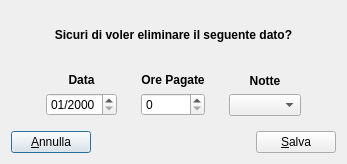
<?xml version="1.0" encoding="UTF-8"?>
<ui version="4.0">
 <class>InsertDBValues</class>
 <widget class="QDialog" name="InsertDBValues">
  <property name="geometry">
   <rect>
    <x>0</x>
    <y>0</y>
    <width>347</width>
    <height>164</height>
   </rect>
  </property>
  <property name="windowTitle">
   <string>Dialog</string>
  </property>
  <layout class="QVBoxLayout" name="verticalLayout_4">
   <item>
    <widget class="QLabel" name="msgLabel">
     <property name="font">
      <font>
       <weight>75</weight>
       <bold>true</bold>
      </font>
     </property>
     <property name="text">
      <string>Sicuri di voler eliminare il seguente dato?</string>
     </property>
     <property name="alignment">
      <set>Qt::AlignCenter</set>
     </property>
    </widget>
   </item>
   <item>
    <layout class="QHBoxLayout" name="horizontalLayout_2">
     <item>
      <spacer name="horizontalSpacer_2">
       <property name="orientation">
        <enum>Qt::Horizontal</enum>
       </property>
       <property name="sizeHint" stdset="0">
        <size>
         <width>40</width>
         <height>20</height>
        </size>
       </property>
      </spacer>
     </item>
     <item>
      <widget class="QWidget" name="dataWidget" native="true">
       <layout class="QVBoxLayout" name="verticalLayout">
        <item>
         <widget class="QLabel" name="label">
          <property name="font">
           <font>
            <weight>75</weight>
            <bold>true</bold>
           </font>
          </property>
          <property name="text">
           <string>Data</string>
          </property>
          <property name="alignment">
           <set>Qt::AlignCenter</set>
          </property>
         </widget>
        </item>
        <item>
         <widget class="QDateEdit" name="dateEdit">
          <property name="displayFormat">
           <string>MM/yyyy</string>
          </property>
         </widget>
        </item>
       </layout>
      </widget>
     </item>
     <item>
      <widget class="QWidget" name="oreWidget" native="true">
       <layout class="QVBoxLayout" name="verticalLayout_2">
        <item>
         <widget class="QLabel" name="label_2">
          <property name="font">
           <font>
            <weight>75</weight>
            <bold>true</bold>
           </font>
          </property>
          <property name="text">
           <string>Ore Pagate</string>
          </property>
          <property name="alignment">
           <set>Qt::AlignCenter</set>
          </property>
         </widget>
        </item>
        <item>
         <widget class="QSpinBox" name="oreEdit"/>
        </item>
       </layout>
      </widget>
     </item>
     <item>
      <widget class="QWidget" name="notteWidget" native="true">
       <layout class="QVBoxLayout" name="verticalLayout_3">
        <item>
         <widget class="QLabel" name="label_3">
          <property name="font">
           <font>
            <weight>75</weight>
            <bold>true</bold>
           </font>
          </property>
          <property name="text">
           <string>Notte</string>
          </property>
          <property name="alignment">
           <set>Qt::AlignCenter</set>
          </property>
         </widget>
        </item>
        <item>
         <widget class="QComboBox" name="notteCB"/>
        </item>
       </layout>
      </widget>
     </item>
     <item>
      <spacer name="horizontalSpacer_3">
       <property name="orientation">
        <enum>Qt::Horizontal</enum>
       </property>
       <property name="sizeHint" stdset="0">
        <size>
         <width>40</width>
         <height>20</height>
        </size>
       </property>
      </spacer>
     </item>
    </layout>
   </item>
   <item>
    <layout class="QHBoxLayout" name="horizontalLayout">
     <item>
      <widget class="QPushButton" name="cancelButton">
       <property name="text">
        <string>&amp;Annulla</string>
       </property>
       <property name="icon">
        <iconset resource="assets.qrc">
         <normaloff>:/icons/dialog-cancel.svg</normaloff>:/icons/dialog-cancel.svg</iconset>
       </property>
      </widget>
     </item>
     <item>
      <spacer name="horizontalSpacer">
       <property name="orientation">
        <enum>Qt::Horizontal</enum>
       </property>
       <property name="sizeHint" stdset="0">
        <size>
         <width>318</width>
         <height>20</height>
        </size>
       </property>
      </spacer>
     </item>
     <item>
      <widget class="QPushButton" name="saveButton">
       <property name="text">
        <string>&amp;Salva</string>
       </property>
       <property name="icon">
        <iconset resource="assets.qrc">
         <normaloff>:/icons/dialog-ok.svg</normaloff>:/icons/dialog-ok.svg</iconset>
       </property>
      </widget>
     </item>
    </layout>
   </item>
  </layout>
 </widget>
 <resources>
  <include location="assets.qrc"/>
 </resources>
 <connections/>
</ui>
